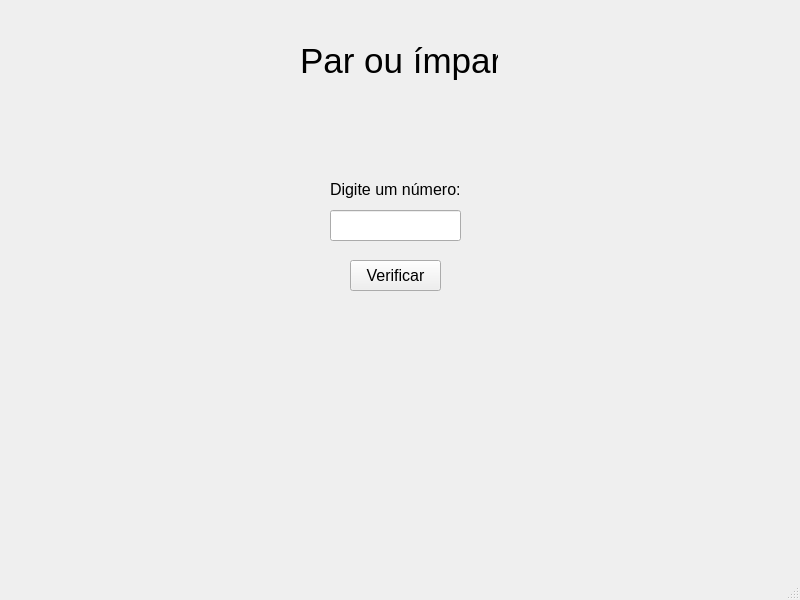
<?xml version="1.0" encoding="UTF-8"?>
<ui version="4.0">
 <class>MainWindow</class>
 <widget class="QMainWindow" name="MainWindow">
  <property name="geometry">
   <rect>
    <x>0</x>
    <y>0</y>
    <width>800</width>
    <height>600</height>
   </rect>
  </property>
  <property name="windowTitle">
   <string>MainWindow</string>
  </property>
  <widget class="QWidget" name="centralwidget">
   <widget class="QLabel" name="label_input">
    <property name="geometry">
     <rect>
      <x>330</x>
      <y>180</y>
      <width>135</width>
      <height>19</height>
     </rect>
    </property>
    <property name="font">
     <font>
      <pointsize>12</pointsize>
     </font>
    </property>
    <property name="text">
     <string>Digite um número:</string>
    </property>
   </widget>
   <widget class="QLabel" name="titulo">
    <property name="geometry">
     <rect>
      <x>300</x>
      <y>40</y>
      <width>198</width>
      <height>42</height>
     </rect>
    </property>
    <property name="font">
     <font>
      <pointsize>26</pointsize>
     </font>
    </property>
    <property name="text">
     <string>Par ou ímpar</string>
    </property>
   </widget>
   <widget class="QLabel" name="num_output">
    <property name="geometry">
     <rect>
      <x>290</x>
      <y>330</y>
      <width>211</width>
      <height>91</height>
     </rect>
    </property>
    <property name="font">
     <font>
      <pointsize>16</pointsize>
     </font>
    </property>
    <property name="text">
     <string/>
    </property>
   </widget>
   <widget class="QPushButton" name="pushButton">
    <property name="geometry">
     <rect>
      <x>350</x>
      <y>260</y>
      <width>91</width>
      <height>31</height>
     </rect>
    </property>
    <property name="font">
     <font>
      <pointsize>12</pointsize>
     </font>
    </property>
    <property name="text">
     <string>Verificar</string>
    </property>
   </widget>
   <widget class="QLineEdit" name="lineEdit">
    <property name="geometry">
     <rect>
      <x>330</x>
      <y>210</y>
      <width>131</width>
      <height>31</height>
     </rect>
    </property>
   </widget>
  </widget>
  <widget class="QMenuBar" name="menubar">
   <property name="geometry">
    <rect>
     <x>0</x>
     <y>0</y>
     <width>800</width>
     <height>21</height>
    </rect>
   </property>
  </widget>
  <widget class="QStatusBar" name="statusbar"/>
 </widget>
 <resources/>
 <connections/>
</ui>
